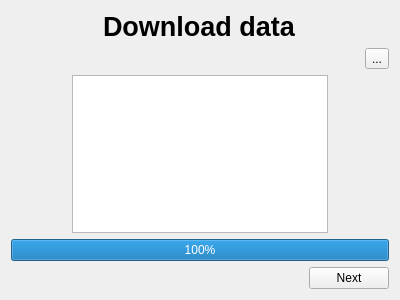
<?xml version="1.0" encoding="UTF-8"?>
<ui version="4.0">
 <class>windowDownloadD</class>
 <widget class="QWidget" name="windowDownloadD">
  <property name="geometry">
   <rect>
    <x>0</x>
    <y>0</y>
    <width>400</width>
    <height>300</height>
   </rect>
  </property>
  <property name="windowTitle">
   <string>Form</string>
  </property>
  <layout class="QVBoxLayout" name="verticalLayout">
   <item alignment="Qt::AlignHCenter">
    <widget class="QLabel" name="labelTitleDownloadD">
     <property name="font">
      <font>
       <family>Lucida Grande</family>
       <pointsize>20</pointsize>
       <weight>75</weight>
       <bold>true</bold>
      </font>
     </property>
     <property name="text">
      <string>Download data</string>
     </property>
    </widget>
   </item>
   <item alignment="Qt::AlignRight">
    <widget class="QToolButton" name="settingsButton">
     <property name="text">
      <string>...</string>
     </property>
    </widget>
   </item>
   <item alignment="Qt::AlignHCenter">
    <widget class="QListWidget" name="listWidgetId"/>
   </item>
   <item>
    <widget class="QProgressBar" name="progressBar">
     <property name="value">
      <number>100</number>
     </property>
     <property name="alignment">
      <set>Qt::AlignCenter</set>
     </property>
    </widget>
   </item>
   <item alignment="Qt::AlignRight">
    <widget class="QPushButton" name="NextDownloadD">
     <property name="text">
      <string>Next</string>
     </property>
    </widget>
   </item>
  </layout>
 </widget>
 <resources/>
 <connections/>
</ui>
